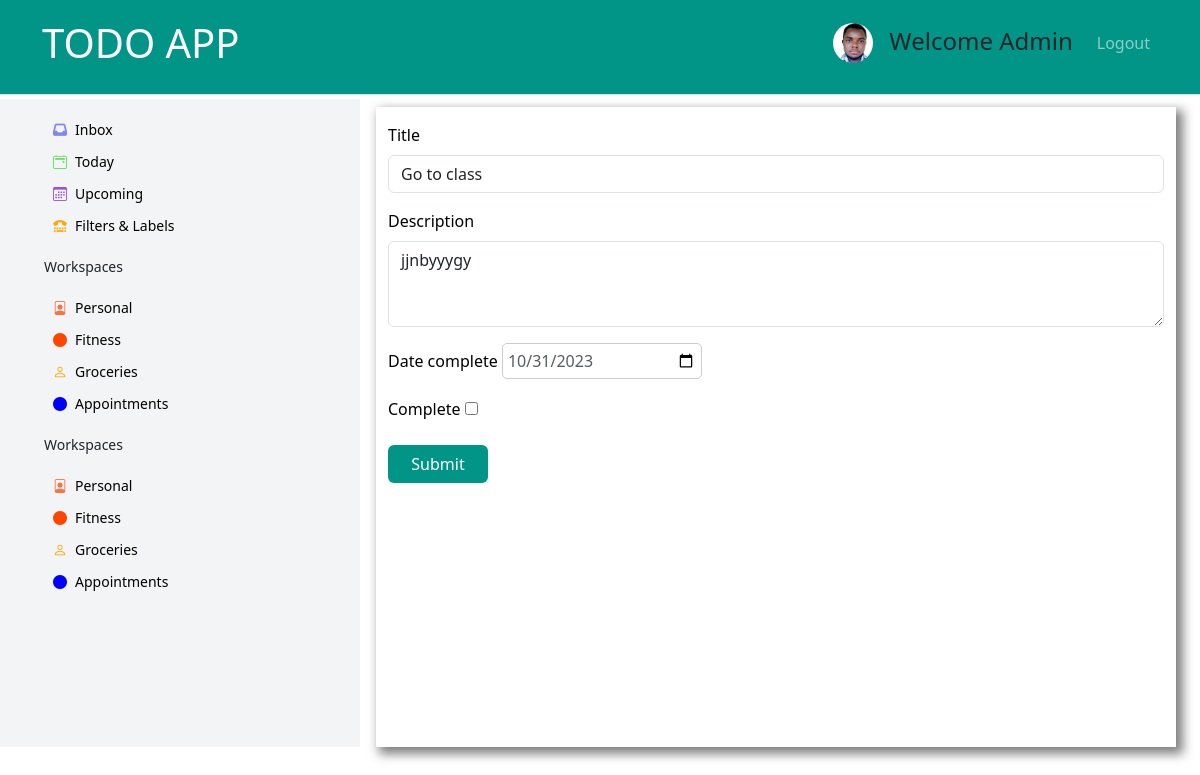
The app's page /update-task/1/ (signed in) with its own data.
### myTodo/models.py (models this page shows, shortened)
class Task(models.Model):
    user = models.ForeignKey(User, on_delete=models.CASCADE, null=True, blank=True)
    title = models.CharField(max_length=200)
    description = models.TextField(null=True, blank=True)
    date_complete = models.DateField()
    time = models.TimeField(auto_now=True)
    complete = models.BooleanField(default=False)
    class Meta:
        ordering = ['date_complete','complete']

### myTodo/views.py (the view)
# urls.py: path('update-task/<int:pk>/',TaskUpdate.as_view(), name='updateTask'),
class TaskUpdate(LoginRequiredMixin,UpdateView):
    model = Task
    template_name = "myTodo/input_form.html"
    fields = ['title','description','date_complete', 'complete']
    success_url = reverse_lazy('tasks')
    context_object_name= 'task'

### myTodo/templates/myTodo/input_form.html (shortened to what this page needs)
<!doctype html>
<html lang="en">
  <head>
    <link href="https://cdn.jsdelivr.net/npm/bootstrap@5.3.1/dist/css/bootstrap.min.css" rel="stylesheet">
    <link rel="stylesheet" href="https://cdnjs.cloudflare.com/ajax/libs/font-awesome/6.4.2/css/all.min.css" />
    <link rel="stylesheet" href="https://cdn.jsdelivr.net/npm/bootstrap-icons@1.10.2/font/bootstrap-icons.css">
    <link rel="stylesheet" href="/static/css/style.css">
  </head>
  <body>
    <nav class="navbar navbar-expand-lg navbar-dark border-bottom pb-3 position-sticky" style="background-color: #009587" >
        <div class="container">
            <a href="#" class="navbar-brand fs-1 fw-3 text-uppercase">TODO APP</a>
            <div class="collapse navbar-collapse" id="navbarSupportedContent">
                <ul class="navbar-nav ms-auto mb-2 mb-lg-0">
                    <li class="me-3">
                        <a href=""><img src="/static/image/dman450.jpg" alt="" class="img-height rounded-circle border-3 border-secondary " ></a>
                    </li>
                    <li class="nav-item me-3">
                        <h4 class="nav-list mt-1">Welcome Admin</h4>
                    </li>
                    <li class="nav-item ">
                        <a href="#" class="nav-link">Logout</a>
                    </li>
                </ul>
            </div>
        </div>
    </nav>
    <section class="text-center text-sm-start mt-1">
        <div class="container-fluid">
            <div class="row" style="height: 80vh;">
                <div class="col-2 d-none d-md-block position-sticky bgs" style="background-color:#F3F4F5; width: 30%;">
                    <div>
                    <ul class="mt-3 fw-medium" style="width: 100%; font-size: 14px;">
                        <li class="side-list">
                            <a href="#" class="py-3  rounded-2 w-100 mb-2 side-links"> <i class="fa fa-inbox me-2" style="color: rgb(133, 133, 241);" aria-hidden="true"></i>Inbox</a>
                        </li>
                        <li class="side-list">
                            <a href="#" class="py-3  rounded-2 w-100 mb-2 side-links"><i class="bi bi-calendar2-event me-2" style="color: rgb(97, 224, 97);"></i>Today</a>
                        </li>
                        <li class="side-list">
                            <a href="#" class="py-3  rounded-2 w-100 mb-2 side-links"><i class="bi bi-calendar3 me-2" style="color: rgb(153, 80, 221);"></i>Upcoming</a>
                        </li>
                        <li class="side-list">
                            <a href="#" class="py-3  rounded-2 w-100 mb-2 side-links"><i class="fa fa-tty me-2" style="color: orange;" aria-hidden="true"></i>Filters & Labels</a>
                        </li>
                    </ul>
                    </div>
                    <div class="mt-3">
                        <ul class="fw-medium" style="width: 100%; font-size: 14px;">
                            <p>Workspaces</p>
                            <li class="side-list">
                                <a href="#" class="py-3 w-100 mb-2 side-links"><i class="bi bi-file-person me-2" style="color: rgb(242, 118, 72);"></i>Personal</a>
                            </li>
                            <li class="side-list">
                                <a href="#" class="py-3  rounded-2 w-100 mb-2 side-links"> <i class="bi bi-circle-fill me-2" style="color: orangered;"></i>Fitness</a>
                            </li>
                            <li class="side-list">
                                <a href="#" class="py-3  rounded-2 w-100 mb-2 side-links"><i class="bi bi-person me-2" style="color:orange;"></i>Groceries</a>
                            </li>
                            <li class="side-list">
                                <a href="#" class="py-3  rounded-2 w-100 mb-2 side-links"><i class="bi bi-circle-fill me-2" style="color: blue;"></i>Appointments</a>
                            </li>
                        </ul>
                    </div>
                        <div class="mt-3">
                            <ul class="fw-medium" style="width: 100%; font-size: 14px;">
                                <p>Workspaces</p>
                                <li class="side-list">
                                    <a href="#" class="py-3 w-100 mb-2 side-links"><i class="bi bi-file-person me-2" style="color: rgb(242, 118, 72);"></i>Personal</a>
                                </li>
                                <li class="side-list">
                                    <a href="#" class="py-3  rounded-2 w-100 mb-2 side-links"> <i class="bi bi-circle-fill me-2" style="color: orangered;"></i>Fitness</a>
                                </li>
                                <li class="side-list">
                                    <a href="#" class="py-3  rounded-2 w-100 mb-2 side-links"><i class="bi bi-person me-2" style="color:orange;"></i>Groceries</a>
                                </li>
                                <li class="side-list">
                                    <a href="#" class="py-3  rounded-2 w-100 mb-2 side-links"><i class="bi bi-circle-fill me-2" style="color: blue;"></i>Appointments</a>
                                </li>
                            </ul>
                        </div>
                </div>
                <div class="col-12 col-md-8 mt-2 mx-3" style="height: 100%; color: black; box-shadow: 5px 5px 10px 2px rgba(0, 0, 0, 0.5);">
                    <form action="" method="POST">
                    <div class="mb-3 mt-3">
                        <label for="exampleFormControlInput1" class="form-label">{{form.title.label}}</label>
                        <input type="text" class="form-control" id="exampleFormControlInput1" name="{{form.title.name}}" value="{% if form.title.value %}{{ form.title.value }}{% endif %}">
                      </div>
                      <div class="mb-3">
                        <label for="exampleFormControlTextarea1" class="form-label">{{form.description.label}}</label>
                        <textarea class="form-control" id="exampleFormControlTextarea1" rows="3" name="{{form.description.name}}">{% if form.description.value %}{{form.description.value}}{% endif %}</textarea>
                      </div>
                        <div class="mb-3 flex flex-row">
                            <label for="calendarField" class="form-label">{{ form.date_complete.label }}</label>
                            <input type="date" id="calendar" name="{{ form.date_complete.name }}" class="calendar-input" id="calendarField" value="{{ form.instance.date_complete|date:'Y-m-d' }}">
                        </div>
                      <div class="mb-3">
                        <label for="Formcheckbox1" class="form-label">{{form.complete.label}}</label>
                        <input type="checkbox" class="" id="Formcheckbox1" name="{{form.complete.name}}" value="{{form.complete.value}}">
                      </div>
                      <input class="btn detele-mainBtn" type="submit" value="Submit" >
                    </form>
                </div>
            </div>
        </div>
    </section>
  </body>
</html>

### myTodo/static/css/style.css (style rules this page uses)
.img-height { height: 40px; }
a { text-decoration: none !important; }
.side-list { list-style:none; padding: 4px; margin-top: 3px; width: 100%; }
.side-links { color: black; margin-left: 5px; }
.calendar-input { width: 200px; padding: 5px; font-size: 16px; border: 1px solid #ccc; border-radius: 5px; color: #595C5F; }
.detele-mainBtn { background-color: #009587; width: 100px; color: #fff; }

### records on screen
Task: title "Go to class", description "jjnbyyygy", date_complete "10/31/2023"
